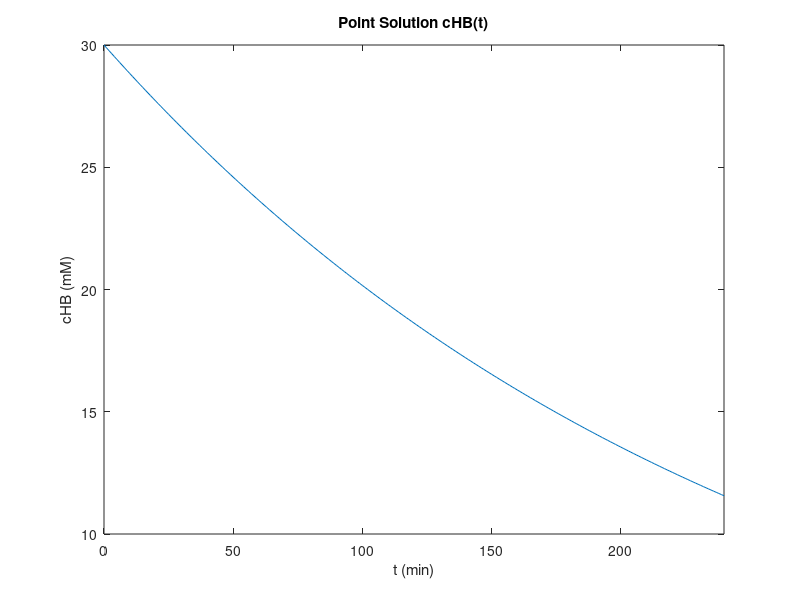

Reproduce this figure in MATLAB.
% [Point Solution - Analytical] %
clear;
format compact;

% <Parameters>
% setting
Bo=30; K=200;
Q1=250; Q2=400;
f=80; Vw=5000; delta_V=0.675;
% derived
A=1-K/(Q1+Q2);
T=Vw/(delta_V*f);
% discretization
dt=1; ta=0; tb=240; Nt=(tb-ta)/dt+1;
t=ta:dt:tb;

% <Calculation>
cHB=Bo*A.^(t./T);

% <Plot>
figure
plot(t,cHB);
title('Point Solution cHB(t)');
xlabel('t (min)'); ylabel('cHB (mM)');
axis([0 240 10 30]);